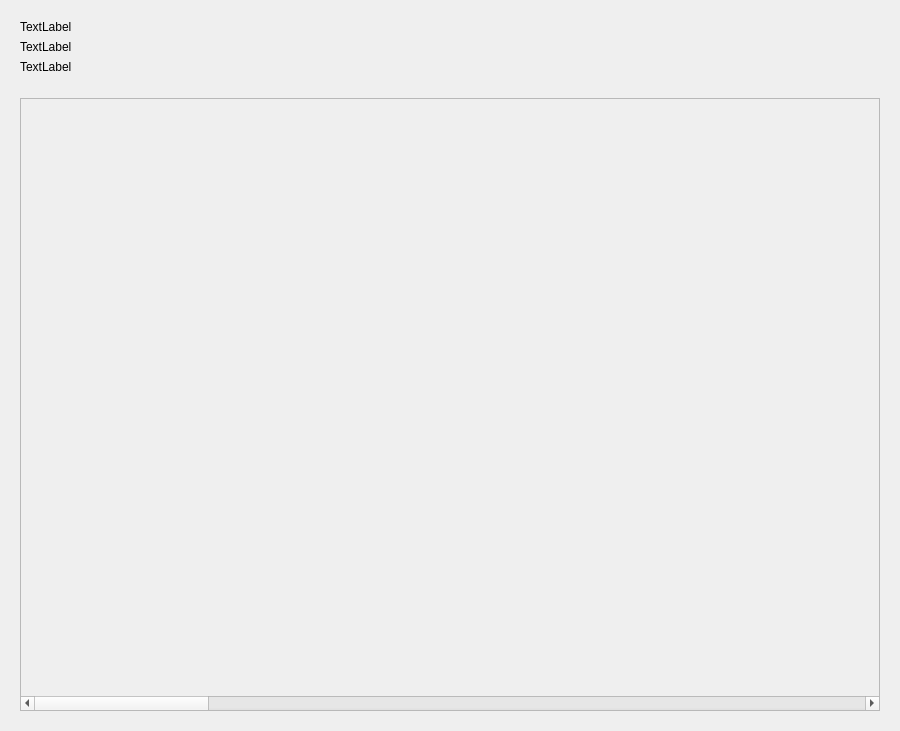
<?xml version="1.0" encoding="UTF-8"?>
<ui version="4.0">
 <class>Form</class>
 <widget class="QWidget" name="Form">
  <property name="geometry">
   <rect>
    <x>0</x>
    <y>0</y>
    <width>900</width>
    <height>731</height>
   </rect>
  </property>
  <property name="sizePolicy">
   <sizepolicy hsizetype="Preferred" vsizetype="Preferred">
    <horstretch>1</horstretch>
    <verstretch>1</verstretch>
   </sizepolicy>
  </property>
  <property name="windowTitle">
   <string>Form</string>
  </property>
  <layout class="QVBoxLayout" name="verticalLayout_3">
   <item>
    <layout class="QVBoxLayout" name="verticalLayout_4">
     <item>
      <widget class="QWidget" name="widget_2" native="true">
       <layout class="QVBoxLayout" name="verticalLayout_2">
        <item>
         <layout class="QVBoxLayout" name="verticalLayout">
          <item>
           <widget class="QLabel" name="label">
            <property name="text">
             <string>TextLabel</string>
            </property>
           </widget>
          </item>
          <item>
           <widget class="QLabel" name="label1">
            <property name="text">
             <string>TextLabel</string>
            </property>
           </widget>
          </item>
          <item>
           <widget class="QLabel" name="label2">
            <property name="text">
             <string>TextLabel</string>
            </property>
           </widget>
          </item>
         </layout>
        </item>
       </layout>
      </widget>
     </item>
     <item>
      <widget class="QWidget" name="widget" native="true">
       <property name="sizePolicy">
        <sizepolicy hsizetype="Preferred" vsizetype="Preferred">
         <horstretch>1</horstretch>
         <verstretch>1</verstretch>
        </sizepolicy>
       </property>
       <layout class="QVBoxLayout" name="verticalLayout_5">
        <item>
         <widget class="QScrollArea" name="scrollArea">
          <property name="enabled">
           <bool>true</bool>
          </property>
          <property name="sizePolicy">
           <sizepolicy hsizetype="Expanding" vsizetype="Expanding">
            <horstretch>1</horstretch>
            <verstretch>1</verstretch>
           </sizepolicy>
          </property>
          <property name="widgetResizable">
           <bool>true</bool>
          </property>
          <widget class="QChartView" name="scrollAreaWidgetContents">
           <property name="enabled">
            <bool>true</bool>
           </property>
           <property name="geometry">
            <rect>
             <x>0</x>
             <y>0</y>
             <width>72000</width>
             <height>572</height>
            </rect>
           </property>
           <property name="sizePolicy">
            <sizepolicy hsizetype="Preferred" vsizetype="Preferred">
             <horstretch>1</horstretch>
             <verstretch>1</verstretch>
            </sizepolicy>
           </property>
           <property name="minimumSize">
            <size>
             <width>72000</width>
             <height>0</height>
            </size>
           </property>
          </widget>
         </widget>
        </item>
       </layout>
      </widget>
     </item>
    </layout>
   </item>
  </layout>
 </widget>
 <customwidgets>
  <customwidget>
   <class>QChartView</class>
   <extends>QWidget</extends>
   <header location="global">qchartview.h</header>
   <container>1</container>
  </customwidget>
 </customwidgets>
 <resources/>
 <connections/>
</ui>
